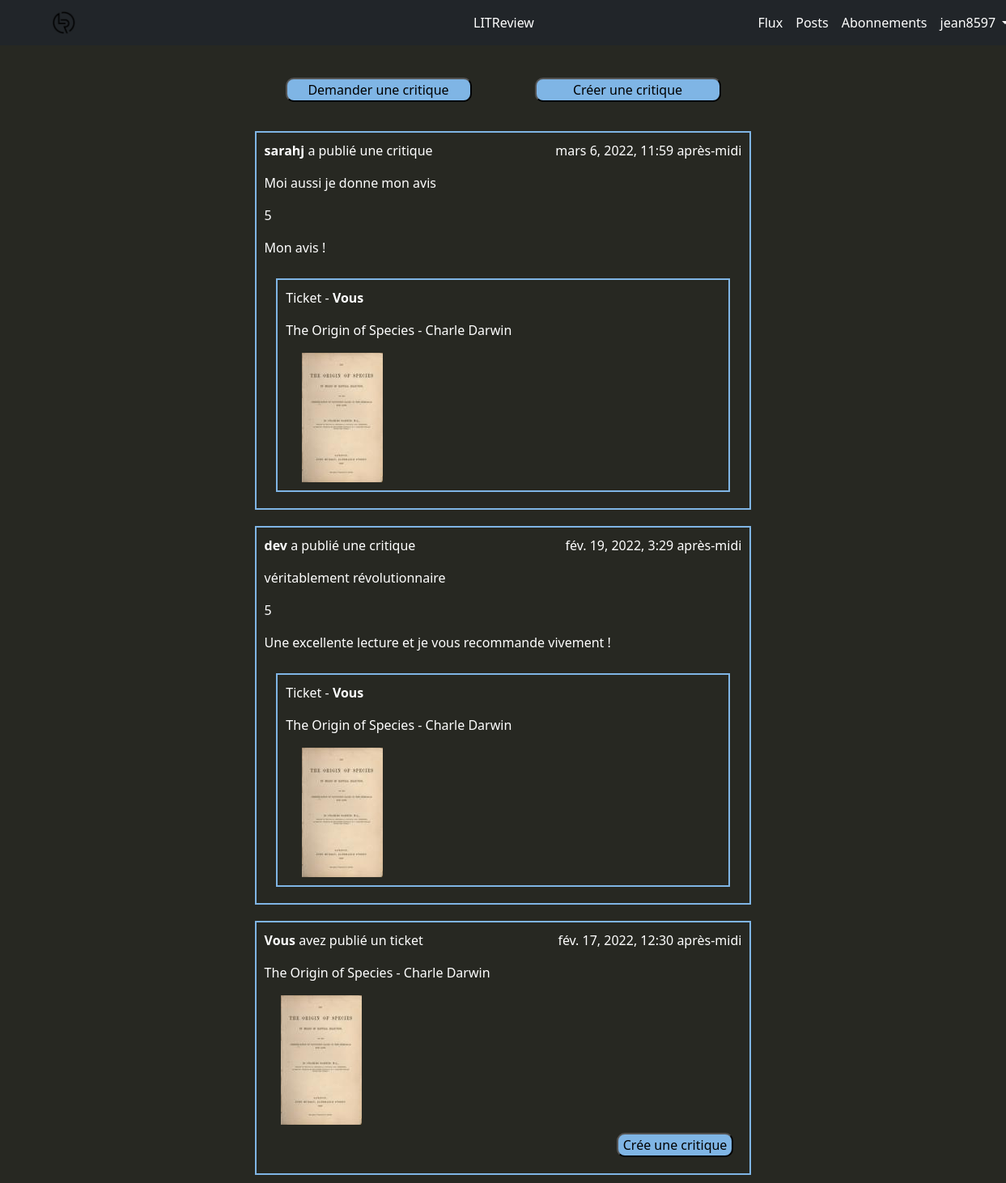
The app's page /flux/flux_user (signed in) with its own data.
### reviews/models.py (models this page shows, shortened)
class Review(models.Model):
    ticket = models.ForeignKey(to=Ticket, on_delete=models.CASCADE)
    rating = models.PositiveSmallIntegerField(validators=[MinValueValidator(0),
                                                          MaxValueValidator(5)]
                                              )
    user = models.ForeignKey(to=settings.AUTH_USER_MODEL,
                             on_delete=models.CASCADE)
    headline = models.CharField(max_length=128)
    body = models.TextField(max_length=8_192, blank=True)
    time_created = models.DateTimeField(auto_now_add=True)
    class Meta:
        unique_together = ("user", "ticket")

class Ticket(models.Model):
    title = models.CharField(max_length=128)
    description = models.TextField(max_length=2_048, blank=True)
    user = models.ForeignKey(to=settings.AUTH_USER_MODEL,
                             on_delete=models.CASCADE)
    image = models.ImageField(null=True, blank=True, upload_to="ticket_images")
    time_created = models.DateTimeField(auto_now_add=True)
    IMAGE_MAX_SIZE = (120, 160)  # (largeur, hauteur)

### reviews/views.py (the view)
# urls.py: path("flux_user", flux_user, name="flux-user"),
@login_required
def flux_user(request):
    tickets, reviews = get_users_viewable_posts(request.user)
    flux = sorted(chain(tickets, reviews),
                  key=lambda instance: instance.time_created,
                  reverse=True)
    return render(request, "reviews/flux.html",
                  context={"flux": flux, "option": "flux-user"})

### reviews/views.py (called while the page is built)
def get_users_viewable_posts(user):
    relations_users = UserFollow.objects.filter(user=user)
    followed_user = [r.followed_user for r in relations_users]
    tickets_of_user = Ticket.objects.filter(user=user)
    tickets_of_followed = Ticket.objects.filter(user__in=followed_user)
    reviews_of_user = Review.objects.filter(user=user)
    reviews_of_followed = Review.objects.filter(user__in=followed_user)
    reviews_to_user = Review.objects.filter(ticket__in=tickets_of_user)
    reviews_to_followed = Review.objects.filter(ticket__in=tickets_of_followed)
    viewable_tickets = set(chain(tickets_of_user, tickets_of_followed))
    viewable_reviews = set(chain(reviews_of_user, reviews_of_followed,
                                 reviews_to_user, reviews_to_followed))
    return viewable_tickets, viewable_reviews

### reviews/templates/reviews/flux.html (shortened to what this page needs)
{% extends "base.html" %}
{% block content %}
  <div class="flux-container">
    {% if option == "flux-user" %}
      <div class="flux-content-first-line flux-upload-link-container">
        <a class="fields-margin" href="{% url 'ticket-upload' %}">
          <input class="generic-buttonn button-upload" type="submit" value="Demander une critique">
        </a>
        <a class="fields-margin" href="{% url 'review-upload' %}">
          <input class="generic-buttonn button-upload" type="submit" value="Créer une critique">
        </a>
      </div>
    {% endif %}
    {% for post in flux %}
      {% if post.title %}
        {% include 'reviews/ticket_view_snippet.html' %}
      {% else %}
        {% include 'reviews/review_view_snippet.html' %}
      {% endif %}
    {% endfor %}
  </div>
{% endblock %}

### templates/base.html (shortened to what this page needs)
{% load static %}
<html {% if LANGUAGE_CODE %}lang="{{ LANGUAGE_CODE }}"{% endif %}>
  <head>
    <link rel="stylesheet" href="{% static 'css/bootstrap.min.css' %}">
    <link rel="stylesheet" href="{% static 'css/littreview.css' %}">
  </head>
  <body>
    <nav class="navbar sticky-top navbar-expand-lg navbar-dark bg-dark">
      <div class="container">
        <div class="bs-perso-navbar-brand-container">
          <a class="navbar-brand" href="{% url 'home-page' %}">
            <img src="../media/logo_litreview_no_text.png" alt="Logo de LITReview">
          </a>
        </div>
        <div class="navbar-nav bs-perso-navbar-central">
          <a class="nav-item nav-link active" href="{% url 'home-page' %}">
            LITReview
          </a>
        </div>
        <div id="navbarRight" class="navbar-nav bs-perso-navbar-right">
          {% if user.is_authenticated %}
          <a class="nav-item nav-link active" href="{% url 'flux-user' %}">
            Flux
          </a>
          <a class="nav-item nav-link active" href="{% url 'posts-user' %}">
            Posts
          </a>
          <a class="nav-item nav-link active" href="{% url 'follow-user' %}">
            Abonnements
          </a>
          {% endif %}
          <div class="nav-item dropdown">
            {% if user.is_authenticated %}
              <a class="nav-link active dropdown-toggle" href="#" data-bs-toggle="dropdown">
                {{ user.username }}
              </a>
            {% endif %}
          </div>
        </div>
      </div>
    </nav>
    <div class="container">
      <div class="jumbotron">
        {% block content %}{% endblock %}
      </div>
    </div>
  </body>
</html>

### reviews/templates/reviews/review_view_snippet.html (shortened to what this page needs)
<div class="borderr flux-content-container hyphens-break-word">
  <div class="flux-content-first-line">
    {% if post.user == request.user %}
      <p><strong>Vous</strong> avez publié une critique</p>
    {% else %}
      <p><strong>{{ post.user }}</strong> a publié une critique</p>
    {% endif %}
    <p>{{ post.time_created }}</p>
  </div>
  <div>
    <p>{{ post.headline }}</p>
    <p>{{ post.rating }}</p>
  </div>
  {% if post.body %}
    <p>{{ post.body }}</p>
  {% endif %}
  <div class="flux-content-container-interlock">
    {% include 'reviews/ticket_view_snippet.html' with post=post.ticket option="interlock" %}
  </div>
</div>

### reviews/templates/reviews/ticket_view_snippet.html (shortened to what this page needs)
<div class="borderr flux-content-container hyphens-break-word
{% if option == 'interlock' %} flux-content-interlock{% endif %}
{% if option == 'ticket-answer' %} content-ticket-answer{% endif %}">
  <div class="flux-content-first-line">
    {% if option == "interlock" %}
      <p>Ticket -
        <strong>
          {% if post.user == request.user %}Vous
          {% else %}{{ post.user }}
          {% endif %}
        </strong>
      </p>
    {% else %}
      {% if post.user == request.user %}
        <p><strong>Vous</strong> avez publié un ticket</p>
      {% else %}
        <p><strong>{{ post.user }}</strong> a demandé une ticket</p>
      {% endif %}
      <p>{{ post.time_created }}</p>
    {% endif %}
  </div>
  <p>{{ post.title }}</p>
  {% if post.image %}
    <div class="margin-left-20">
      <img src="{{ post.image.url }}" alt="Image inexistante">
    </div>
  {% endif %}
  {% if option == "flux-user" %}
    <div class="flexbox-right">
      <a class="fields-margin" href="{% url 'ticket-answer' post.id %}">
        <input class="generic-buttonn" type="submit" value="Crée une critique">
      </a>
    </div>
  {% endif %}
</div>

### static/css/littreview.css (style rules this page uses)
body { background-color: #272822; color: white; }
a { text-decoration: none; color: #7fb5e5; text-align: center; }
.bs-perso-navbar-central { position: sticky; left: 46.4%; }
.bs-perso-navbar-brand-container { display: flex; justify-content: space-between; width: 22.5%; }
.bs-perso-navbar-right { max-width: 22.5%; }
.generic-buttonn { background-color: #7fb5e5; border-radius: 10px; min-width: 95px; width: auto; }
.flexbox-right { display: flex; justify-content: right; }
.fields-margin { margin: 10px; }
.borderr { border: 2px solid #7fb5e5; }
.flux-container { display: flex; flex-direction: column; align-items: center; }
.flux-upload-link-container { min-width: 500px; width: 50%; height: 36px; margin: 30px 0px; }
.flux-content-container { width: 55%; min-width: 500px; padding: 10px; margin: 10px 0px; }
.flux-content-container-interlock { display: flex; justify-content: center; }
.flux-content-interlock { min-width: 95%; }
.flux-content-first-line { display: flex; justify-content: space-between; }
.button-upload { width: 230px; }
.margin-left-20 { margin-left: 20px; }
.hyphens-break-word { -webkit-hyphens: auto; -moz-hyphens: auto; -ms-hyphens: auto; hyphens: auto; overflow-wrap: break-word; }

### records on screen
Review: user "sarahj", time_created "mars 6, 2022, 11:59 après-midi", headline "Moi aussi je donne mon avis", rating "5", body "Mon avis !", shows "Ticket -", shows "Vous", title "The Origin of Species - Charle Darwin", image (picture)
Review: user "dev", time_created "fév. 19, 2022, 3:29 après-midi", headline "véritablement révolutionnaire", rating "5", body "Une excellente lecture et je vous recommande vivement !", shows "Ticket -", shows "Vous", title "The Origin of Species - Charle Darwin", image (picture)
Ticket: shows "Vous", time_created "fév. 17, 2022, 12:30 après-midi", title "The Origin of Species - Charle Darwin", image (picture)

### other values on screen
{{ user.username }} "jean8597"
